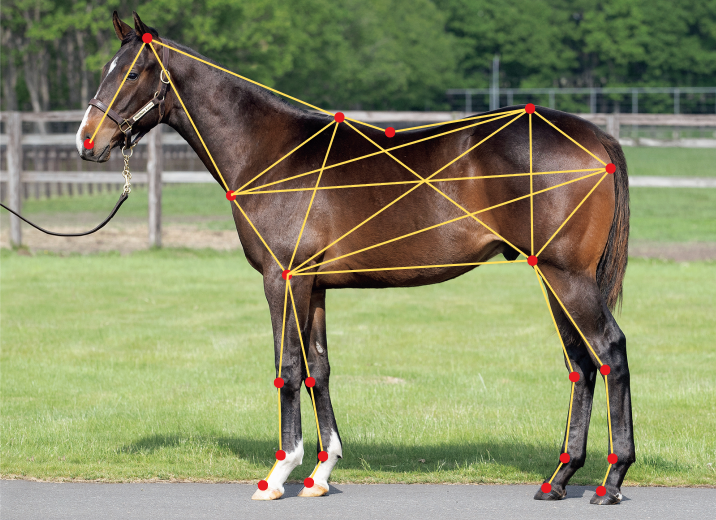
#> input picture Prototype/yearlingpic/Pixie-knight.png, 1432 x 1040 px, found by its file name (shown at 1/2 size)
$ python body_point.py
#> lines starting #> are read from the running program, lines starting #| are printed output that depends on the picture; after the words box and inside, x2 and y2 are one past the last pixel; in counts of white or black regions, pixels touching at a corner belong together
#> in manual_click_order, img is the input picture: shape (1040, 1432, 3); mean B, G, R 102.2, 137.9, 134.2
import cv2
import numpy as np
import json

def detect_red_points(img_path):
    """检测红点"""
#> called with img_path = 'yearlingpic/Pixie-knight.png'
    img = cv2.imread(img_path)
    img_rgb = cv2.cvtColor(img, cv2.COLOR_BGR2RGB)

    target_rgb = np.array([231, 25, 31])
    tolerance = 40
    diff = np.abs(img_rgb - target_rgb)
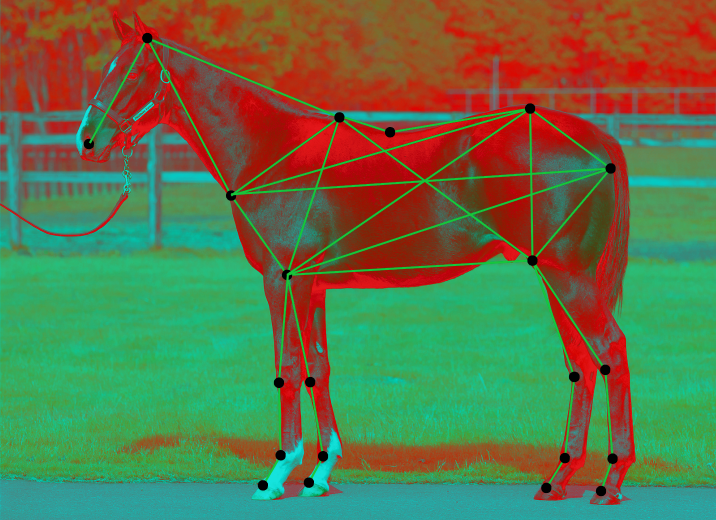
#> diff: shape (1040, 1432, 3) int64 (shown at 1/2 size); mean R, G, B 97.8, 113.8, 72.7
    mask = np.all(diff < tolerance, axis=-1).astype(np.uint8) * 255
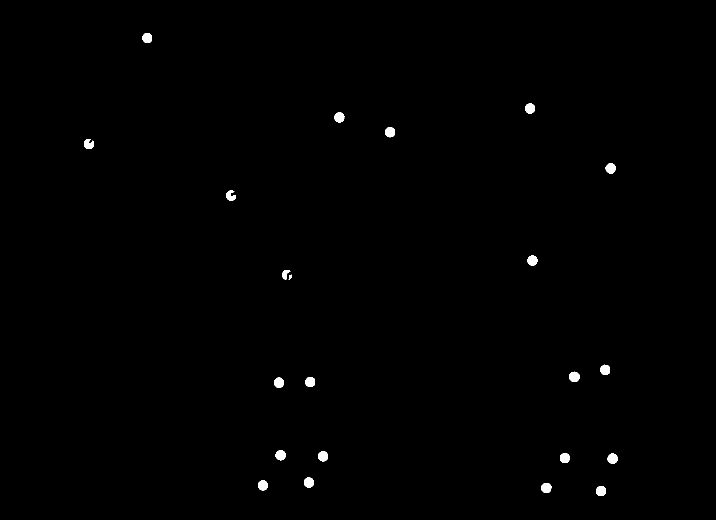
#> mask: shape (1040, 1432) (shown at 1/2 size); 0.45% white; 22 white regions, largest, box (x1, y1, x2, y2) and area: (1138, 743, 1159, 764) 347, (1215, 907, 1235, 928) 330, (1083, 966, 1103, 986) 330

    kernel = np.ones((5,5), np.uint8)
    mask = cv2.morphologyEx(mask, cv2.MORPH_CLOSE, kernel)
    mask = cv2.morphologyEx(mask, cv2.MORPH_OPEN, kernel)
#> mask: shape (1040, 1432); 0.44% white; 22 white regions

    contours, _ = cv2.findContours(mask, cv2.RETR_EXTERNAL, cv2.CHAIN_APPROX_SIMPLE)
#> contours = 22 contours, 1 with area under 20; largest, box (x1, y1, x2, y2) and area: (1138, 744, 1159, 764) 316, (1083, 966, 1103, 986) 301, (1192, 972, 1212, 992) 300, (636, 902, 656, 923) 300, (1215, 907, 1235, 927) 298

    points = []
    for cnt in contours:
        if cv2.contourArea(cnt) > 20:
            M = cv2.moments(cnt)
            if M["m00"] != 0:
                cX = int(M["m10"] / M["m00"])
                cY = int(M["m01"] / M["m00"])
                points.append((cX, cY))
#> this loop made 22 passes
#> (cX, cY) on passes 1 to 12: (1201, 981), (1092, 975), (525, 970), (617, 964), (1224, 916), (1129, 915), (645, 912), (560, 909), (557, 764), (620, 763), (1148, 753), (1210, 739)
#> cnt on pass 13: [[578, 551], [578, 555], [582, 555], [582, 551]]
#> after the loop, points = [(1201, 981), (1092, 975), (525, 970), (617, 964), (1224, 916), (1129, 915), (645, 912), (560, 909), (557, 764), (620, 763), (1148, 753), (1210, 739), (569, 547), (1064, 520), (460, 391), (1220, 336), (177, 287), (779, 263), (678, 234), (1059, 216), (294, 75)]

    return points

# 按正确顺序定义的名称（请根据您的实际顺序修改）
NAME_SEQUENCE = [
    "Poll",                    # 1
    "Nose",                    # 2
    "Withers",                 # 3
    "Point_of_Back",           # 4
    "Point_of_Hip",            # 5
    "Point_of_Shoulder",       # 6
    "Point_of_Buttock",        # 7
    "Point_of_Elbow",          # 8
    "Stifle",                  # 9
    "Knee-Left",               # 10
    "Knee-Right",              # 11
    "Hock_Left",               # 12
    "Hock_Right",              # 13
    "Fetlock_LeftFront",       # 14
    "Fetlock_RightFront",      # 15
    "Fetlock_LeftHind",        # 16
    "Fetlock_RightHind",       # 17
    "Coronet_LeftFront",       # 18
    "Coronet_RightFront",      # 19
    "Coronet_LeftHind",        # 20
    "Coronet_RightHind"        # 21
]

def manual_click_order(img_path):
    """通过点击按顺序标记点"""
    img = cv2.imread(img_path)
    points = detect_red_points(img_path)

    if len(points) != 21:
        print(f"⚠️ 警告: 检测到 {len(points)} 个点，期望 21 个")

    # 在图片上标出所有红点并编号
    display_img = img.copy()
    for i, (x, y) in enumerate(points):
        cv2.circle(display_img, (x, y), 8, (0, 255, 0), 2)
        cv2.putText(display_img, str(i), (x-15, y-10),
                   cv2.FONT_HERSHEY_SIMPLEX, 0.5, (255, 255, 255), 2)
#> this loop made 21 passes
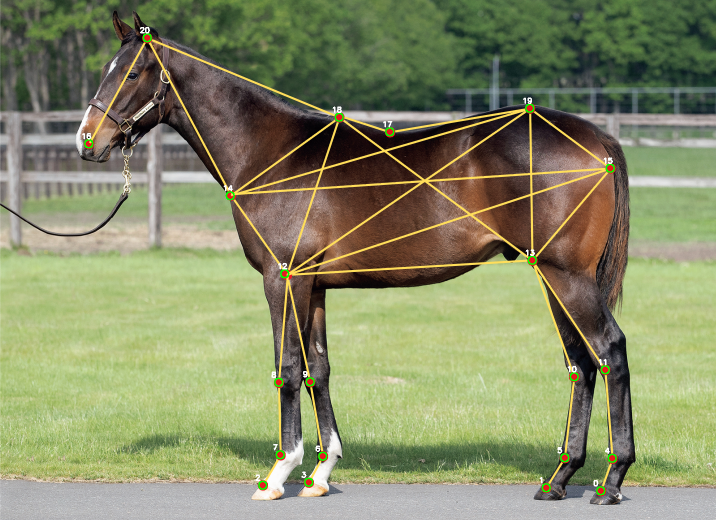
#> display_img: shape (1040, 1432, 3) (shown at 1/2 size); 0.36% of pixels changed, all inside (x1, y1, x2, y2) = (164, 54, 1234, 991)

    cv2.imwrite("all_detected_points.jpg", display_img)
    print("已保存 all_detected_points.jpg，红点已用数字编号")
    print("\n请按以下顺序点击红点：")
    for i, name in enumerate(NAME_SEQUENCE, 1):
        print(f"  {i}. {name}")

    # 显示窗口并等待点击
    cv2.imshow("按顺序点击红点 (按ESC退出)", display_img)
    cv2.setMouseCallback("按顺序点击红点 (按ESC退出)", lambda event, x, y, flags, param: None)

    ordered_points = []
    current_idx = 0

    def on_click(event, x, y, flags, param):
        nonlocal current_idx
        if event == cv2.EVENT_LBUTTONDOWN and current_idx < len(NAME_SEQUENCE):
            # 找到最近的红点
            distances = [((x - px)**2 + (y - py)**2, i) for i, (px, py) in enumerate(points)]
            closest_dist, closest_idx = min(distances)

            if closest_dist < 400:  # 20像素以内
                ordered_points.append(points[closest_idx])
                name = NAME_SEQUENCE[current_idx]
                print(f"✓ 点 {current_idx+1}: {name} -> 坐标 ({points[closest_idx][0]}, {points[closest_idx][1]})")
                current_idx += 1

                # 在图上标记已选中的点
                cv2.circle(display_img, points[closest_idx], 8, (0, 0, 255), -1)
                cv2.putText(display_img, name, (points[closest_idx][0]+10, points[closest_idx][1]-10),
                           cv2.FONT_HERSHEY_SIMPLEX, 0.5, (0, 255, 255), 1)
                cv2.imshow("按顺序点击红点 (按ESC退出)", display_img)

                if current_idx == len(NAME_SEQUENCE):
                    print("\n✅ 所有点已标记完成！")
                    cv2.destroyAllWindows()

    cv2.setMouseCallback("按顺序点击红点 (按ESC退出)", on_click)

    while current_idx < len(NAME_SEQUENCE):
        key = cv2.waitKey(100) & 0xFF
#> (key Esc is pressed here)
        if key == 27:  # ESC
            print("手动标记已取消")
            cv2.destroyAllWindows()
            return None

    cv2.destroyAllWindows()

    # 创建标签映射
    labeled_points = {}
    for i, (x, y) in enumerate(ordered_points):
        labeled_points[NAME_SEQUENCE[i]] = (x, y)

    return labeled_points, ordered_points

# 主程序
img_path = "yearlingpic/Pixie-knight.png"

print("开始手动标记红点...")
#> (the run stopped early here; a loop or call above may not have finished)

$ run again, with Prototype/yearlingpic/Aerolithe.png copied over Prototype/yearlingpic/Pixie-knight.png
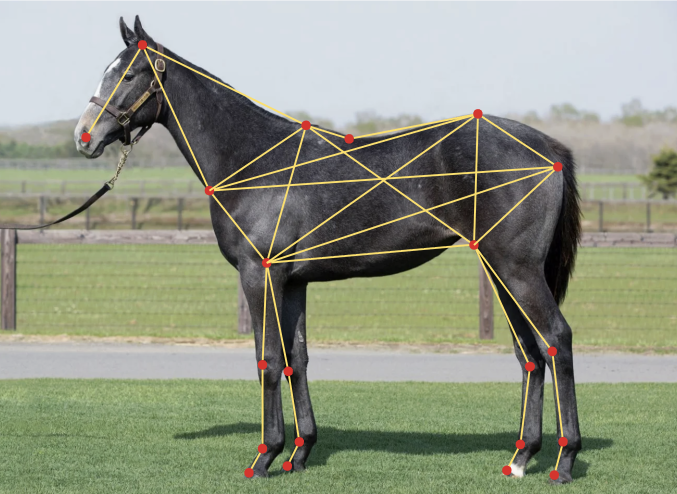
#> input picture Prototype/yearlingpic/Aerolithe.png, 1354 x 988 px, found by its file name (shown at 1/2 size)
#> in manual_click_order, img is the input picture: shape (988, 1354, 3); mean B, G, R 132.1, 150.3, 145.1
#> in detect_red_points, `mask = np.all(diff < tolerance, axis=-1).astype(np.uint8) * 255`:
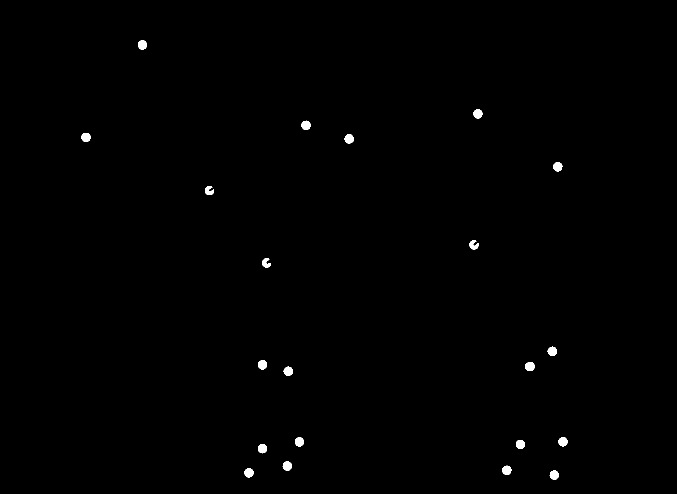
#> mask: shape (988, 1354) (shown at 1/2 size); 0.41% white; 21 white regions, largest, box (x1, y1, x2, y2) and area: (1050, 724, 1070, 742) 282, (516, 720, 534, 739) 269, (1117, 874, 1135, 893) 269
#> contours = 21 contours; largest, box (x1, y1, x2, y2) and area: (1051, 724, 1069, 742) 249, (516, 721, 534, 739) 241, (276, 81, 294, 99) 241, (516, 888, 534, 906) 240, (163, 266, 181, 284) 240
#> the loop in detect_red_points, `for cnt in contours:` made 21 passes
#> (cX, cY) on passes 1 to 8: (1108, 949), (497, 945), (1013, 940), (574, 931), (524, 896), (1040, 888), (1125, 883), (598, 883)
#> after the loop in detect_red_points, `for cnt in contours:`: points = [(1108, 949), (497, 945), (1013, 940), (574, 931), (524, 896), (1040, 888), (1125, 883), (598, 883), (576, 742), (1059, 732), (524, 729), (1104, 702), (531, 526), (947, 489), (418, 380), (1115, 333), (697, 277), (171, 274), (611, 250), (955, 227), (284, 89)]
#> the loop in manual_click_order, `for i, (x, y) in enumerate(points):` made 21 passes
#> after the loop in manual_click_order, `for i, (x, y) in enumerate(points):`:
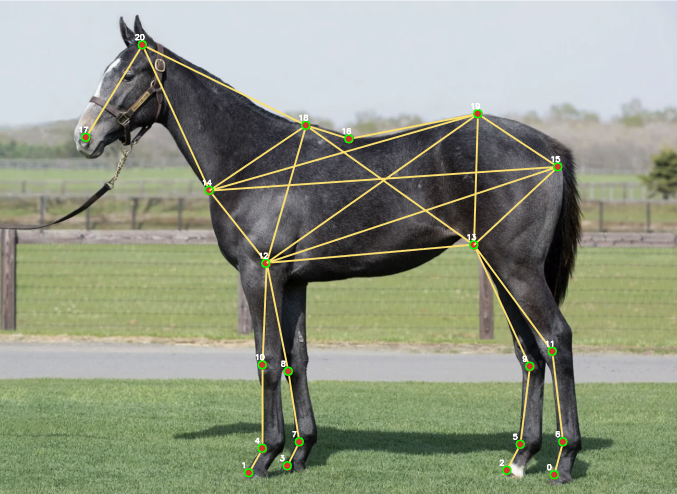
#> display_img: shape (988, 1354, 3) (shown at 1/2 size); 0.4% of pixels changed, all inside (x1, y1, x2, y2) = (158, 68, 1135, 959)

$ run again, with Prototype/yearlingpic/Al-ain.png copied over Prototype/yearlingpic/Pixie-knight.png
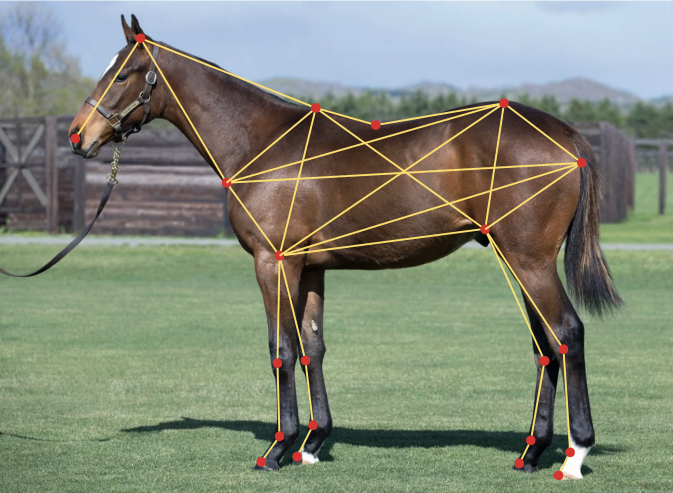
#> input picture Prototype/yearlingpic/Al-ain.png, 1346 x 986 px, found by its file name (shown at 1/2 size)
#> in manual_click_order, img is the input picture: shape (986, 1346, 3); mean B, G, R 119.9, 135.6, 128.9
#> in detect_red_points, `mask = np.all(diff < tolerance, axis=-1).astype(np.uint8) * 255`:
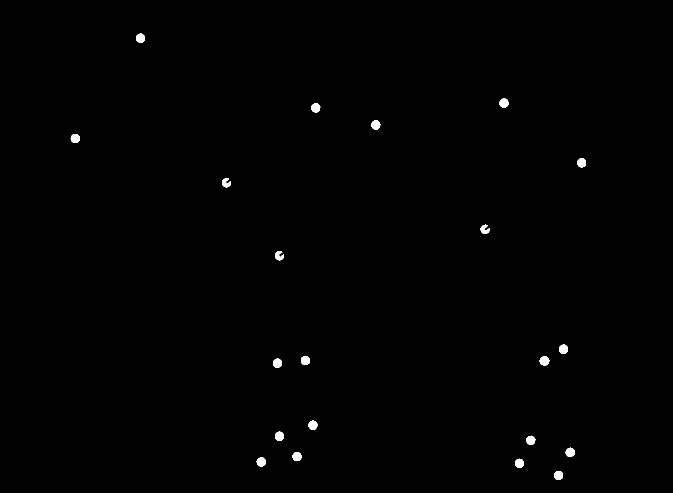
#> mask: shape (986, 1346) (shown at 1/2 size); 0.41% white; 21 white regions, largest, box (x1, y1, x2, y2) and area: (1079, 712, 1099, 731) 286, (1118, 689, 1136, 708) 270, (546, 717, 564, 736) 270
#> contours = 21 contours; largest, box (x1, y1, x2, y2) and area: (1080, 713, 1098, 731) 250, (999, 197, 1017, 215) 240, (546, 717, 564, 735) 240, (602, 712, 620, 730) 240, (1118, 689, 1136, 707) 240
#> the loop in detect_red_points, `for cnt in contours:` made 21 passes
#> (cX, cY) on passes 1 to 8: (1116, 950), (1038, 926), (522, 923), (593, 912), (1139, 904), (1061, 880), (558, 871), (625, 849)
#> after the loop in detect_red_points, `for cnt in contours:`: points = [(1116, 950), (1038, 926), (522, 923), (593, 912), (1139, 904), (1061, 880), (558, 871), (625, 849), (554, 725), (1088, 721), (610, 720), (1126, 697), (558, 510), (969, 458), (452, 365), (1163, 325), (150, 276), (751, 249), (631, 215), (1007, 205), (280, 75)]
#> the loop in manual_click_order, `for i, (x, y) in enumerate(points):` made 21 passes
#> after the loop in manual_click_order, `for i, (x, y) in enumerate(points):`:
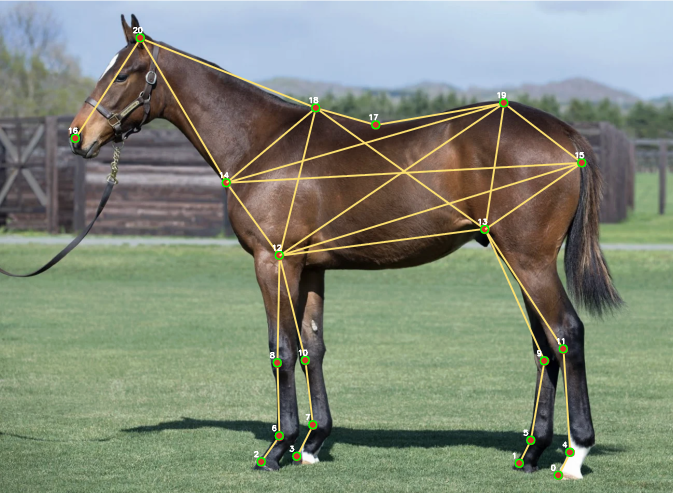
#> display_img: shape (986, 1346, 3) (shown at 1/2 size); 0.41% of pixels changed, all inside (x1, y1, x2, y2) = (137, 54, 1173, 960)

$ run again, with Prototype/yearlingpic/Almond-eye.png copied over Prototype/yearlingpic/Pixie-knight.png
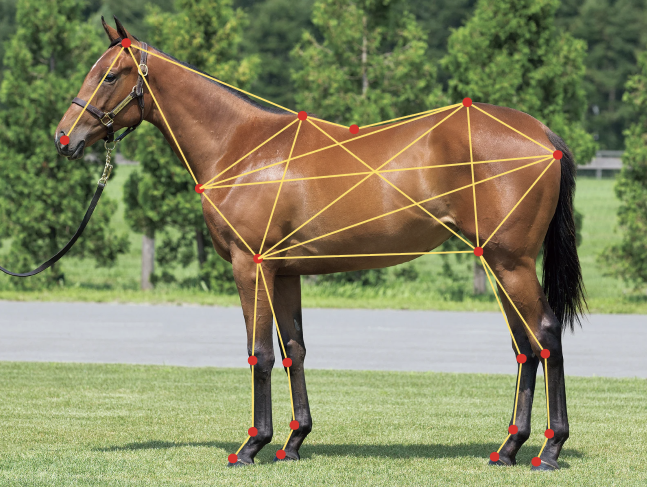
#> input picture Prototype/yearlingpic/Almond-eye.png, 1294 x 974 px, found by its file name (shown at 1/2 size)
#> in manual_click_order, img is the input picture: shape (974, 1294, 3); mean B, G, R 99.2, 136.1, 134.2
#> in detect_red_points, `mask = np.all(diff < tolerance, axis=-1).astype(np.uint8) * 255`:
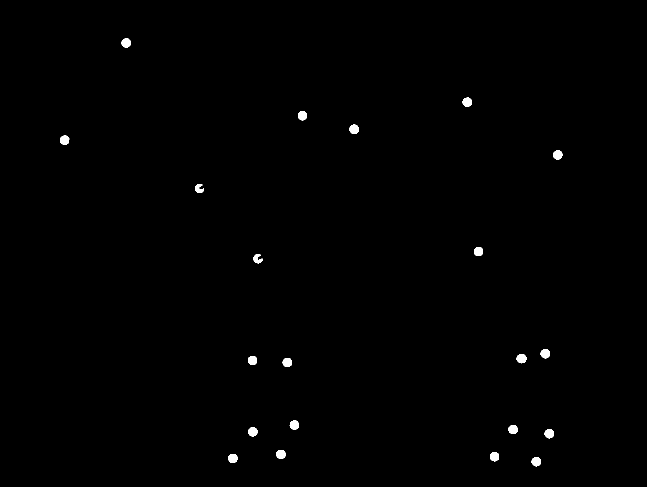
#> mask: shape (974, 1294) (shown at 1/2 size); 0.45% white; 21 white regions, largest, box (x1, y1, x2, y2) and area: (1033, 708, 1053, 727) 294, (699, 249, 717, 268) 280, (1081, 698, 1100, 717) 279
#> contours = 21 contours; largest, box (x1, y1, x2, y2) and area: (1033, 708, 1053, 726) 266, (699, 249, 717, 268) 253, (1063, 914, 1082, 932) 248, (1089, 858, 1108, 876) 248, (1081, 698, 1100, 716) 248
#> the loop in detect_red_points, `for cnt in contours:` made 21 passes
#> (cX, cY) on passes 1 to 8: (1072, 922), (465, 916), (988, 912), (561, 908), (1098, 866), (505, 863), (1025, 858), (588, 849)
#> after the loop in detect_red_points, `for cnt in contours:`: points = [(1072, 922), (465, 916), (988, 912), (561, 908), (1098, 866), (505, 863), (1025, 858), (588, 849), (574, 724), (504, 720), (1042, 716), (1090, 706), (514, 517), (956, 502), (397, 377), (1115, 309), (128, 279), (707, 258), (604, 230), (934, 203), (251, 85)]
#> the loop in manual_click_order, `for i, (x, y) in enumerate(points):` made 21 passes
#> after the loop in manual_click_order, `for i, (x, y) in enumerate(points):`:
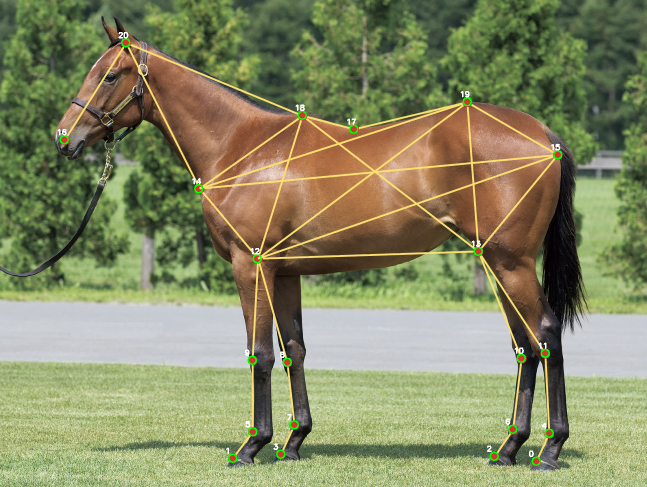
#> display_img: shape (974, 1294, 3) (shown at 1/2 size); 0.43% of pixels changed, all inside (x1, y1, x2, y2) = (115, 64, 1125, 932)
